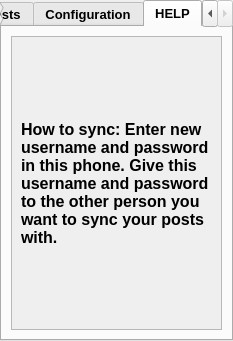
<?xml version="1.0" encoding="UTF-8"?>
<ui version="4.0">
 <class>SyncTabWidget</class>
 <widget class="QTabWidget" name="SyncTabWidget">
  <property name="geometry">
   <rect>
    <x>0</x>
    <y>0</y>
    <width>233</width>
    <height>341</height>
   </rect>
  </property>
  <property name="sizePolicy">
   <sizepolicy hsizetype="Maximum" vsizetype="Maximum">
    <horstretch>0</horstretch>
    <verstretch>0</verstretch>
   </sizepolicy>
  </property>
  <property name="font">
   <font>
    <pointsize>10</pointsize>
    <weight>75</weight>
    <bold>true</bold>
   </font>
  </property>
  <property name="windowTitle">
   <string>TabWidget</string>
  </property>
  <property name="currentIndex">
   <number>2</number>
  </property>
  <widget class="QWidget" name="tab">
   <attribute name="title">
    <string>Synched Posts</string>
   </attribute>
   <layout class="QGridLayout" name="gridLayout">
    <item row="0" column="0" colspan="2">
     <widget class="QLineEdit" name="lineEdit_3"/>
    </item>
    <item row="1" column="0">
     <widget class="QPushButton" name="pushButton_3">
      <property name="text">
       <string>SYNC POST</string>
      </property>
     </widget>
    </item>
    <item row="1" column="1">
     <widget class="QPushButton" name="pushButton_4">
      <property name="text">
       <string>DELETE POST</string>
      </property>
     </widget>
    </item>
    <item row="2" column="0" colspan="2">
     <widget class="QListWidget" name="listWidget"/>
    </item>
    <item row="3" column="0" colspan="2">
     <widget class="QPushButton" name="pushButton">
      <property name="text">
       <string>BACK</string>
      </property>
     </widget>
    </item>
   </layout>
  </widget>
  <widget class="QWidget" name="tab">
   <property name="sizePolicy">
    <sizepolicy hsizetype="Maximum" vsizetype="Maximum">
     <horstretch>0</horstretch>
     <verstretch>0</verstretch>
    </sizepolicy>
   </property>
   <attribute name="title">
    <string>Configuration</string>
   </attribute>
   <layout class="QVBoxLayout" name="verticalLayout">
    <item>
     <widget class="QLabel" name="label_2">
      <property name="font">
       <font>
        <pointsize>12</pointsize>
        <weight>75</weight>
        <bold>true</bold>
       </font>
      </property>
      <property name="text">
       <string>Username</string>
      </property>
     </widget>
    </item>
    <item>
     <widget class="QLineEdit" name="lineEdit">
      <property name="baseSize">
       <size>
        <width>0</width>
        <height>15</height>
       </size>
      </property>
     </widget>
    </item>
    <item>
     <widget class="QLabel" name="label_3">
      <property name="font">
       <font>
        <pointsize>11</pointsize>
        <weight>75</weight>
        <bold>true</bold>
       </font>
      </property>
      <property name="text">
       <string>Password</string>
      </property>
     </widget>
    </item>
    <item>
     <widget class="QLineEdit" name="lineEdit_2">
      <property name="baseSize">
       <size>
        <width>0</width>
        <height>15</height>
       </size>
      </property>
     </widget>
    </item>
    <item>
     <widget class="QPushButton" name="pushButton_2">
      <property name="text">
       <string>SAVE</string>
      </property>
     </widget>
    </item>
   </layout>
  </widget>
  <widget class="QWidget" name="tab_2">
   <attribute name="title">
    <string>HELP</string>
   </attribute>
   <layout class="QGridLayout" name="gridLayout_2">
    <item row="0" column="0">
     <widget class="QScrollArea" name="scrollArea">
      <property name="palette">
       <palette>
        <active>
         <colorrole role="Text">
          <brush brushstyle="SolidPattern">
           <color alpha="255">
            <red>255</red>
            <green>255</green>
            <blue>255</blue>
           </color>
          </brush>
         </colorrole>
        </active>
        <inactive>
         <colorrole role="Text">
          <brush brushstyle="SolidPattern">
           <color alpha="255">
            <red>255</red>
            <green>255</green>
            <blue>255</blue>
           </color>
          </brush>
         </colorrole>
        </inactive>
        <disabled>
         <colorrole role="Text">
          <brush brushstyle="SolidPattern">
           <color alpha="255">
            <red>106</red>
            <green>104</green>
            <blue>100</blue>
           </color>
          </brush>
         </colorrole>
        </disabled>
       </palette>
      </property>
      <property name="font">
       <font>
        <pointsize>12</pointsize>
       </font>
      </property>
      <property name="autoFillBackground">
       <bool>false</bool>
      </property>
      <property name="lineWidth">
       <number>2</number>
      </property>
      <property name="widgetResizable">
       <bool>true</bool>
      </property>
      <widget class="QWidget" name="scrollAreaWidgetContents_2">
       <property name="geometry">
        <rect>
         <x>0</x>
         <y>0</y>
         <width>207</width>
         <height>293</height>
        </rect>
       </property>
       <layout class="QVBoxLayout" name="verticalLayout_2">
        <item>
         <widget class="QLabel" name="label">
          <property name="text">
           <string>How to sync: Enter new username and password in this phone. Give this username and password to the other person you want to sync your posts with.</string>
          </property>
          <property name="wordWrap">
           <bool>true</bool>
          </property>
         </widget>
        </item>
       </layout>
      </widget>
     </widget>
    </item>
   </layout>
  </widget>
 </widget>
 <resources/>
 <connections/>
</ui>
